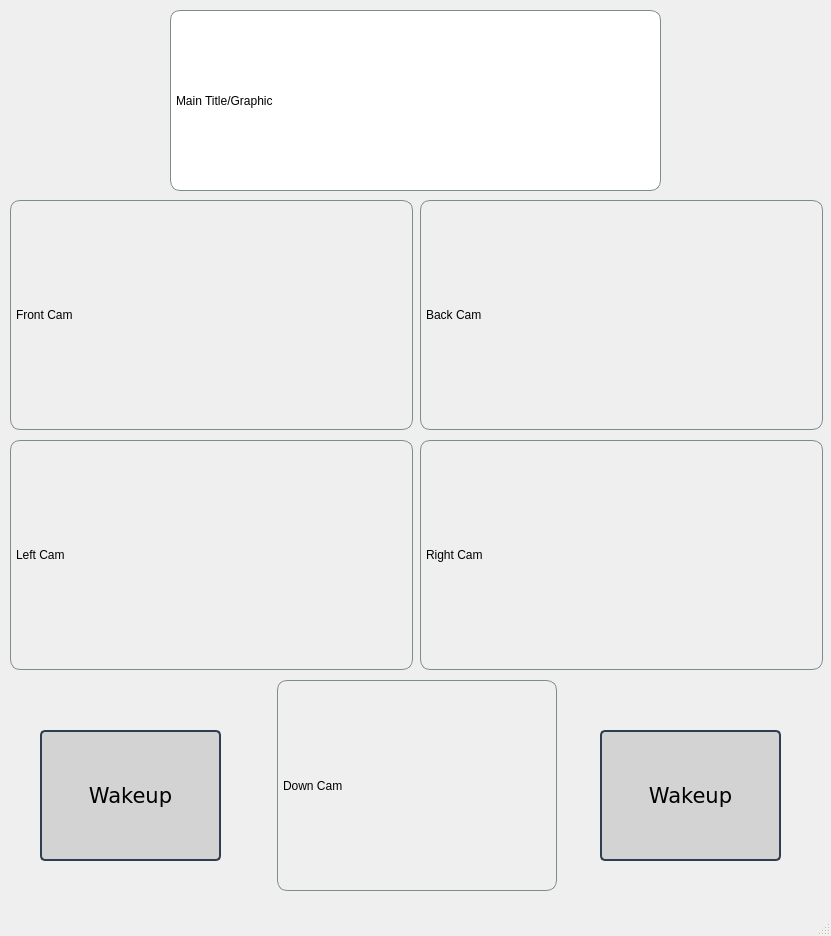
<?xml version="1.0" encoding="UTF-8"?>
<ui version="4.0">
 <class>MainWindow</class>
 <widget class="QMainWindow" name="MainWindow">
  <property name="geometry">
   <rect>
    <x>0</x>
    <y>0</y>
    <width>831</width>
    <height>936</height>
   </rect>
  </property>
  <property name="windowTitle">
   <string>ENPH 353 - Rylan Stutters and Cohen Weston</string>
  </property>
  <property name="styleSheet">
   <string notr="true">/*background-color: white;
</string>
  </property>
  <widget class="QWidget" name="centralwidget">
   <widget class="QLabel" name="heading_l">
    <property name="geometry">
     <rect>
      <x>170</x>
      <y>10</y>
      <width>491</width>
      <height>181</height>
     </rect>
    </property>
    <property name="styleSheet">
     <string notr="true">QLabel {
                border: 1px solid #7f8c8d; /* Border color */
                border-radius: 10px; /* Rounded corners */
                padding: 2px; /* Space between content and border*/
				
	background-color: rgb(255, 255, 255);

            }
       </string>
    </property>
    <property name="frameShape">
     <enum>QFrame::Box</enum>
    </property>
    <property name="text">
     <string>Main Title/Graphic</string>
    </property>
   </widget>
   <widget class="QLabel" name="left_cam_l">
    <property name="geometry">
     <rect>
      <x>10</x>
      <y>440</y>
      <width>403</width>
      <height>230</height>
     </rect>
    </property>
    <property name="styleSheet">
     <string notr="true">QLabel {
                border: 1px solid #7f8c8d; /* Border color */
                border-radius: 10px; /* Rounded corners */
                padding: 2px; /* Space between content and border */

            }
       </string>
    </property>
    <property name="frameShape">
     <enum>QFrame::Box</enum>
    </property>
    <property name="text">
     <string>Left Cam</string>
    </property>
   </widget>
   <widget class="QLabel" name="down_cam_l">
    <property name="geometry">
     <rect>
      <x>277</x>
      <y>680</y>
      <width>280</width>
      <height>211</height>
     </rect>
    </property>
    <property name="styleSheet">
     <string notr="true">QLabel {
                border: 1px solid #7f8c8d; /* Border color */
                border-radius: 10px; /* Rounded corners */
                padding: 2px; /* Space between content and border */

            }
       </string>
    </property>
    <property name="frameShape">
     <enum>QFrame::Box</enum>
    </property>
    <property name="text">
     <string>Down Cam</string>
    </property>
   </widget>
   <widget class="QLabel" name="right_cam_l">
    <property name="geometry">
     <rect>
      <x>420</x>
      <y>440</y>
      <width>403</width>
      <height>230</height>
     </rect>
    </property>
    <property name="styleSheet">
     <string notr="true">QLabel {
                border: 1px solid #7f8c8d; /* Border color */
                border-radius: 10px; /* Rounded corners */
                padding: 2px; /* Space between content and border */

            }
       </string>
    </property>
    <property name="frameShape">
     <enum>QFrame::Box</enum>
    </property>
    <property name="text">
     <string>Right Cam</string>
    </property>
   </widget>
   <widget class="QLabel" name="back_cam_l">
    <property name="geometry">
     <rect>
      <x>420</x>
      <y>200</y>
      <width>403</width>
      <height>230</height>
     </rect>
    </property>
    <property name="styleSheet">
     <string notr="true">QLabel {
                border: 1px solid #7f8c8d; /* Border color */
                border-radius: 10px; /* Rounded corners */
                padding: 2px; /* Space between content and border */

            }
       </string>
    </property>
    <property name="frameShape">
     <enum>QFrame::Box</enum>
    </property>
    <property name="text">
     <string>Back Cam</string>
    </property>
   </widget>
   <widget class="QLabel" name="front_cam_l">
    <property name="geometry">
     <rect>
      <x>10</x>
      <y>200</y>
      <width>403</width>
      <height>230</height>
     </rect>
    </property>
    <property name="styleSheet">
     <string notr="true">QLabel {
                border: 1px solid #7f8c8d; /* Border color */
                border-radius: 10px; /* Rounded corners */
                padding: 2px; /* Space between content and border */

            }
       </string>
    </property>
    <property name="frameShape">
     <enum>QFrame::Box</enum>
    </property>
    <property name="text">
     <string>Front Cam</string>
    </property>
   </widget>
   <widget class="QPushButton" name="respawn_b">
    <property name="geometry">
     <rect>
      <x>600</x>
      <y>730</y>
      <width>181</width>
      <height>131</height>
     </rect>
    </property>
    <property name="font">
     <font>
      <family>DejaVu Sans</family>
      <pointsize>16</pointsize>
      <weight>50</weight>
      <italic>false</italic>
      <bold>false</bold>
     </font>
    </property>
    <property name="styleSheet">
     <string notr="true">QPushButton {
    background-color: #d3d3d3; /* Light gray for default state */
    color: black;
    border: 2px solid #2c3e50;
    border-radius: 5px;
}

QPushButton:hover {
    background-color: #bcbcbc; /* Slightly darker gray on hover */
}

QPushButton:pressed {
    background-color: #a8a8a8; /* Even darker gray on press */
}
</string>
    </property>
    <property name="text">
     <string>Wakeup</string>
    </property>
    <property name="iconSize">
     <size>
      <width>16</width>
      <height>16</height>
     </size>
    </property>
   </widget>
   <widget class="QPushButton" name="respawn_b_2">
    <property name="geometry">
     <rect>
      <x>40</x>
      <y>730</y>
      <width>181</width>
      <height>131</height>
     </rect>
    </property>
    <property name="font">
     <font>
      <family>DejaVu Sans</family>
      <pointsize>16</pointsize>
      <weight>50</weight>
      <italic>false</italic>
      <bold>false</bold>
     </font>
    </property>
    <property name="styleSheet">
     <string notr="true">QPushButton {
    background-color: #d3d3d3; /* Light gray for default state */
    color: black;
    border: 2px solid #2c3e50;
    border-radius: 5px;
}

QPushButton:hover {
    background-color: #bcbcbc; /* Slightly darker gray on hover */
}

QPushButton:pressed {
    background-color: #a8a8a8; /* Even darker gray on press */
}
</string>
    </property>
    <property name="text">
     <string>Wakeup</string>
    </property>
    <property name="iconSize">
     <size>
      <width>16</width>
      <height>16</height>
     </size>
    </property>
   </widget>
  </widget>
  <widget class="QMenuBar" name="menubar">
   <property name="geometry">
    <rect>
     <x>0</x>
     <y>0</y>
     <width>831</width>
     <height>22</height>
    </rect>
   </property>
  </widget>
  <widget class="QStatusBar" name="statusbar"/>
 </widget>
 <resources/>
 <connections/>
</ui>
